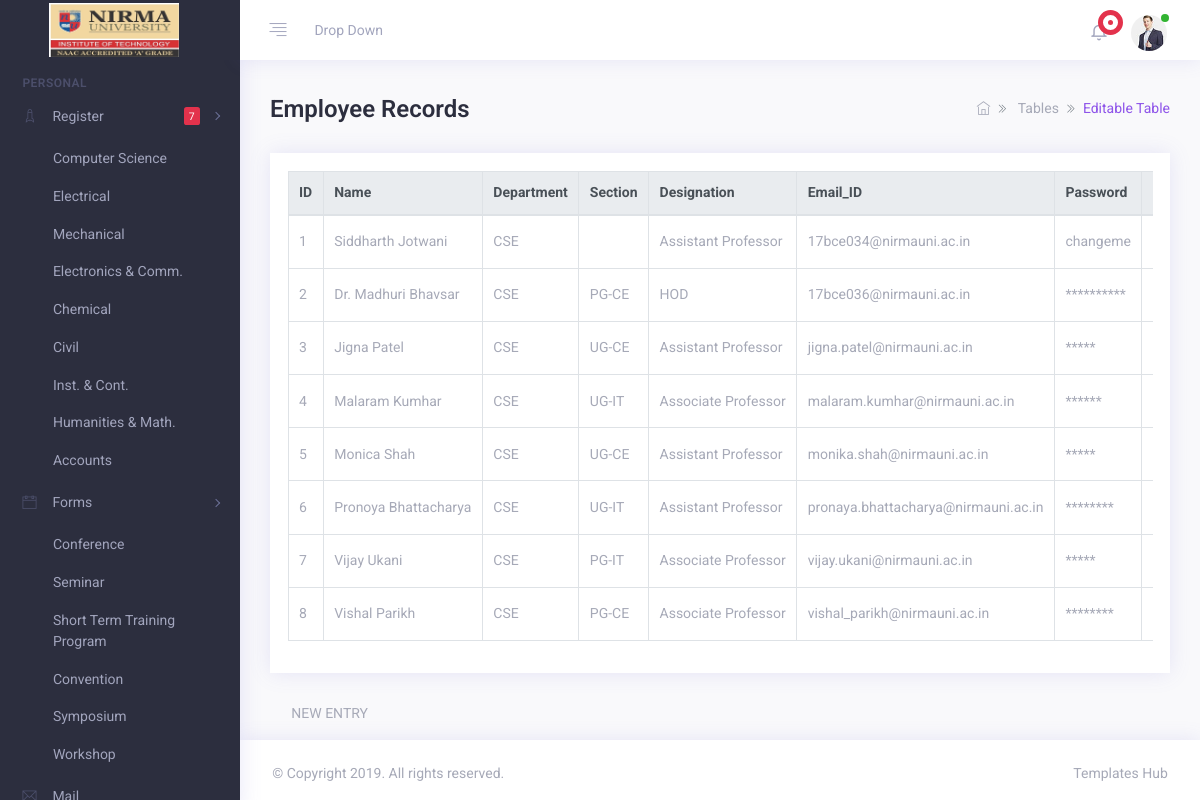
The page /Admin-Dashboard/reg-manage.php?Department=CSE (signed in) on the database its author committed.
### tables this page shows
CREATE TABLE `registration` (
  `Email_ID` varchar(50) NOT NULL,
  `Name` varchar(30) NOT NULL,
  `Department` varchar(40) NOT NULL,
  `Section` varchar(20) NOT NULL,
  `Designation` varchar(30) NOT NULL,
  `Password` varchar(15) NOT NULL,
  `Confirm_Pass` varchar(15) NOT NULL,
  `Token` varchar(10) NOT NULL
);

### Admin-Dashboard/reg-manage.php (the view, shortened to what this page needs)
<!DOCTYPE html>
<?php
include("session.php");
?>
<html lang="en">
<head>
    <link rel="stylesheet" type="text/css" href="assets/css/vendors.css" />
    <link href="assets/css/style.css" rel="stylesheet" type="text/css" />
</head>
<body>
    <div class="app">
        <div class="app-wrap">
            <header class="app-header top-bar">
                <nav class="navbar navbar-expand-md">
                    <div class="navbar-header d-flex align-items-center">
                        <a class="navbar-brand" href="index.php">
                            <img src="assets/img/nimlogo.png" class="img-fluid logo-desktop" alt="logo" />
                        </a>
                    </div>
                    <div class="collapse navbar-collapse" id="navbarSupportedContent">
                        <div class="navigation d-flex">
                            <ul class="navbar-nav nav-left">
                                <li class="nav-item">
                                    <a href="javascript:void(0)" class="nav-link sidebar-toggle">
                                        <i class="ti ti-align-right"></i>
                                    </a>
                                </li>
                                <li class="nav-item dropdown">
                                    <a href="javascript:void(0)" class="nav-link " id="navbarDropdown1" role="button" data-toggle="dropdown" aria-haspopup="true" aria-expanded="false">Drop Down
                                        <i class="fa fa-angle-down"></i>
                                    </a>
                                </li>
                                <li class="nav-item full-screen d-none d-lg-block" id="btnFullscreen">
                                    <a href="javascript:void(0)" class="nav-link expand">
                                    </a>
                                </li>
                            </ul>
                            <ul class="navbar-nav nav-right ml-auto">
                                <li class="nav-item dropdown">
                                    <a class="nav-link dropdown-toggle" href="javascript:void(0)" id="navbarDropdown3" role="button" data-toggle="dropdown" aria-haspopup="true" aria-expanded="false">
                                        <i class="fe fe-bell"></i>
                                        <span class="notify">
                                                    <span class="blink"></span>
                                        <span class="dot"></span>
                                        </span>
                                    </a>
                                </li>
                                <li class="nav-item dropdown user-profile">
                                    <a href="javascript:void(0)" class="nav-link dropdown-toggle " id="navbarDropdown4" role="button" data-toggle="dropdown" aria-haspopup="true" aria-expanded="false">
                                        <img src="assets/img/avtar/02.jpg" alt="avtar-img">
                                        <span class="bg-success user-status"></span>
                                    </a>
                                </li>
                            </ul>
                        </div>
                    </div>
                </nav>
            </header>
            <div class="app-container">
                <aside class="app-navbar">
                    <div class="sidebar-nav scrollbar scroll_light">
                        <ul class="metismenu " id="sidebarNav">
                            <li class="nav-static-title">Personal</li>
                            <li>
                                <a class="has-arrow" href="javascript:void(0)" aria-expanded="false">
                                    <i class="nav-icon ti ti-rocket"></i>
                                    <span class="nav-title">Register</span>
                                    <span class="nav-label label label-danger">7</span>
                                </a>
                                <ul aria-expanded="false">
                                    <li> <a href='reg-manage.php?Department=CSE'>Computer Science</a> </li>
                                    <li> <a href='reg-manage.php?Department=EE'>Electrical</a> </li>
                                    <li> <a href='reg-manage.php?Department=ME'>Mechanical</a> </li>
                                    <li> <a href='reg-manage.php?Department=EC'>Electronics & Comm.</a> </li>
                                    <li> <a href='reg-manage.php?Department=CH'>Chemical</a> </li>
                                    <li> <a href='reg-manage.php?Department=CL'>Civil</a> </li>
                                    <li> <a href='reg-manage.php?Department=IC'>Inst. & Cont.</a> </li>
									<li> <a href='reg-manage.php?Department=HM'>Humanities & Math.</a> </li>
									<li> <a href='reg-manage.php?Department=Accounts'>Accounts</a> </li>
                                </ul>
                            </li>
                            <li><a class="has-arrow" href="javascript:void(0)" aria-expanded="false">
							<i class="nav-icon ti ti-calendar"></i>
							<span class="nav-title">Forms</span></a>
                                <ul aria-expanded="false">
                                    <li> <a href='sttp-form.php?Event=Conference'>Conference</a> </li>
									<li> <a href='sttp-form.php?Event=Seminar'>Seminar</a> </li>
									<li> <a href='sttp-form.php?Event=STTP'>Short Term Training Program</a> </li>
									<li> <a href='sttp-form.php?Event=Convention'>Convention</a> </li>
									<li> <a href='sttp-form.php?Event=Symposium'>Symposium</a> </li>
									<li> <a href='sttp-form.php?Event=Workshop'>Workshop</a> </li>
								</ul>
                            </li>
                            <li><a href="mail-inbox.html" aria-expanded="false"><i class="nav-icon ti ti-email"></i><span class="nav-title">Mail</span></a> </li>
                        </ul>
                    </div>
                </aside>
                <div class="app-main" id="main">
                    <div class="container-fluid">
                        <div class="row">
                            <div class="col-md-12 m-b-30">
                                <div class="d-block d-sm-flex flex-nowrap align-items-center">
                                    <div class="page-title mb-2 mb-sm-0">
                                        <h1>Employee Records</h1>
                                    </div>
                                    <div class="ml-auto d-flex align-items-center">
                                        <nav>
                                            <ol class="breadcrumb p-0 m-b-0">
                                                <li class="breadcrumb-item">
                                                    <a href="index.php"><i class="ti ti-home"></i></a>
                                                </li>
                                                <li class="breadcrumb-item">
                                                    Tables
                                                </li>
                                                <li class="breadcrumb-item active text-primary" aria-current="page">Editable Table</li>
                                            </ol>
                                        </nav>
                                    </div>
                                </div>
                            </div>
                        </div>
                        <div class="row editable-wrapper">
                            <div class="col-lg-12 ">
                                <div class="card card-statistics">
                                    <div class="card-body">
                                        <div class="datatable-wrapper table-responsive">
                                            <table id="datatable" class="display compact table table-bordered">
                                                <thead class="thead-light">
                                                    <tr>
														<th>ID</th>
                                                        <th>Name</th>
                                                        <th>Department</th>
														<th>Section</th>
                                                        <th>Designation</th>
                                                        <th>Email_ID</th>
                                                        <th>Password</th>
														<th class="tabledit-toolbar-column">Update</th>
                                                    </tr>
                                                </thead>
                                                <tbody>
												<?php
												$id=0;
												$Dept=$_GET["Department"];
												$sql="select * from registration where Department='$Dept'";
												$result = mysqli_query($conn,$sql);
												while($row = mysqli_fetch_array($result))
												{
												$name=$row["Name"];
												$depart=$row["Department"];
												$section=$row["Section"];
												$designation=$row["Designation"];
												$email=$row["Email_ID"];
												$password=$row["Password"];
												$length=strlen($password);
												$id=$id+1;
												?>
                                                    <tr>
														<td><?php echo $id; ?></td>
                                                        <td><?php echo $name; ?></td>
                                                        <td><?php echo $depart; ?></td>
														<td><?php echo $section; ?></td>
                                                        <td><?php echo $designation; ?></td>
                                                        <td><?php echo $email; ?></td>
                                                        <td>
														<?php
														$str1=$password;
														$str2="changeme";
														$condition=strcmp($str1,$str2);
														if($condition!=0)
														{
														for($i=0;$i<$length;$i++){echo "*";}
														}
														else
														{
															echo $password;
														}
														?>
														</td>
														<td style="white-space: nowrap; width: 1%;">
														</td>
                                                    </tr>
												<?php
												}
												?>
                                                </tbody>
                                            </table>
                                        </div>
                                    </div>
                                </div>
                            </div>
                        </div>
							<a href="updatedata.php?Action=newdata&&Department=<?php echo $Dept; ?>">
								<span class="fa fa-pencil"></span> &nbsp; NEW ENTRY
							</a>
                    </div>
                </div>
            </div>
            <footer class="footer">
                <div class="row">
                    <div class="col-12 col-sm-6 text-center text-sm-left">
                        <p>&copy; Copyright 2019. All rights reserved.</p>
                    </div>
                    <div class="col  col-sm-6 ml-sm-auto text-center text-sm-right">
                        <p><a target="_blank" href="https://www.templateshub.net">Templates Hub</a></p>
                    </div>
                </div>
            </footer>
        </div>
    </div>
</body>
</html>

### rows shown on the page
registration: Name "Siddharth Jotwani", Department "CSE", Designation "Assistant Professor", Email_ID "17bce034@nirmauni.ac.in", Password "changeme"
registration: Name "Dr. Madhuri Bhavsar", Department "CSE", Section "PG-CE", Designation "HOD", Email_ID "17bce036@nirmauni.ac.in", Password "it_hod_cse" (drawn)
registration: Name "Jigna Patel", Department "CSE", Section "UG-CE", Designation "Assistant Professor", Email_ID "jigna.patel@nirmauni.ac.in"
registration: Name "Malaram Kumhar", Department "CSE", Section "UG-IT", Designation "Associate Professor", Email_ID "malaram.kumhar@nirmauni.ac.in"
registration: Name "Monica Shah", Department "CSE", Section "UG-CE", Designation "Assistant Professor", Email_ID "monika.shah@nirmauni.ac.in"
registration: Name "Pronoya Bhattacharya", Department "CSE", Section "UG-IT", Designation "Assistant Professor", Email_ID "pronaya.bhattacharya@nirmauni.ac.in"
registration: Name "Vijay Ukani", Department "CSE", Section "PG-IT", Designation "Associate Professor", Email_ID "vijay.ukani@nirmauni.ac.in"
registration: Name "Vishal Parikh", Department "CSE", Section "PG-CE", Designation "Associate Professor", Email_ID "vishal_parikh@nirmauni.ac.in"
